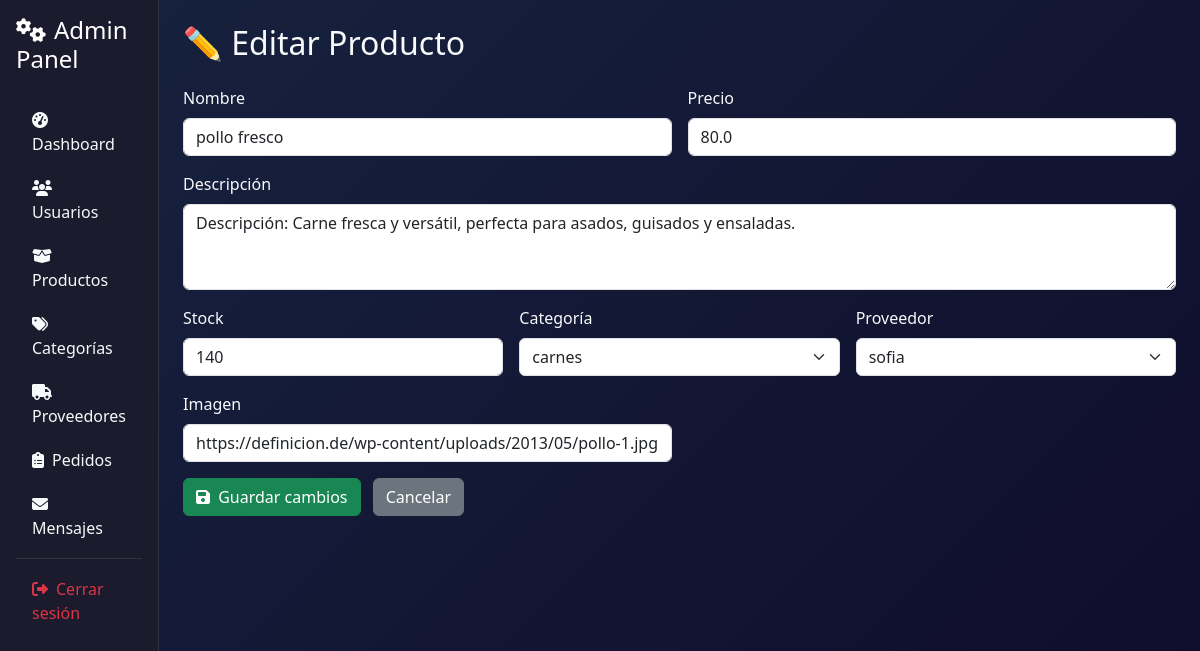
/productos/editar/3, run on an earlier commit of the app's database.
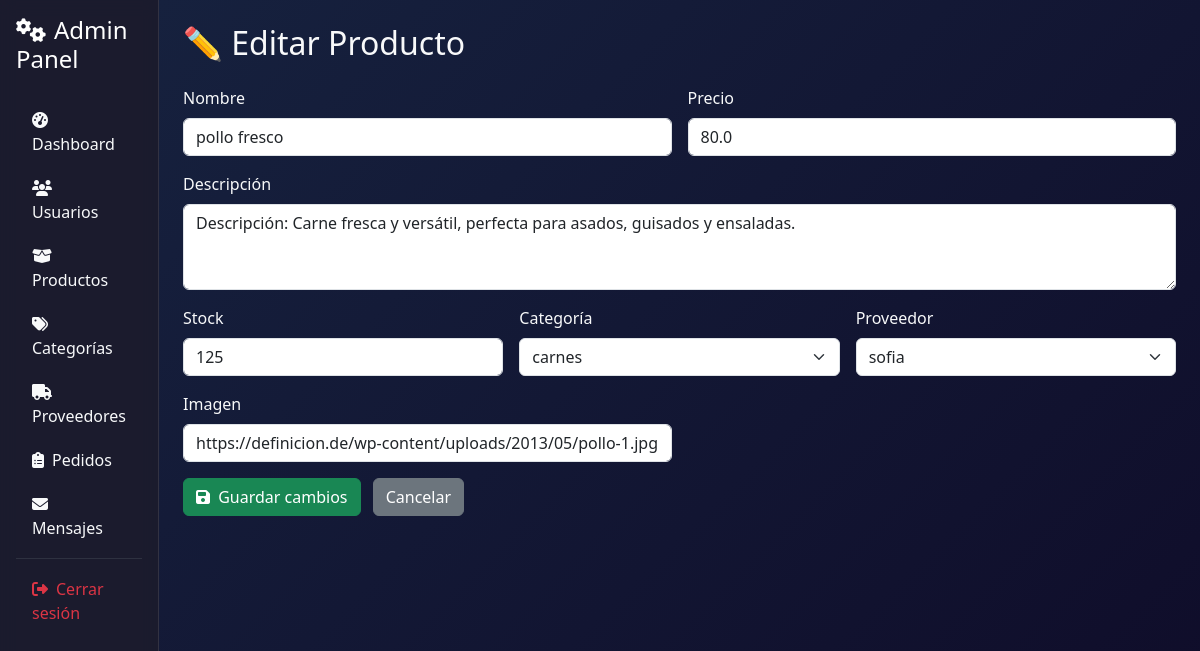
And on a later commit of the database.
### models/producto.py (models this page shows, shortened)
class Producto(db.Model):
    __tablename__ = 'productos'
    id = db.Column(db.Integer, primary_key=True)
    nombre = db.Column(db.String(100), nullable=False)
    descripcion = db.Column(db.Text)
    precio = db.Column(db.Float, nullable=False)
    stock = db.Column(db.Integer, nullable=False)
    imagen = db.Column(db.String(255))
    categoria_id = db.Column(db.Integer, db.ForeignKey('categorias.id'), nullable=False)
    proveedor_id = db.Column(db.Integer, db.ForeignKey('proveedores.id'), nullable=False)

### models/categoria.py (models this page shows, shortened)
class Categoria(db.Model):
    __tablename__ = 'categorias'
    id = db.Column(db.Integer, primary_key=True)
    nombre = db.Column(db.String(50), unique=True, nullable=False)
    productos = db.relationship('Producto', backref='categoria', lazy=True)

### models/proveedor.py (models this page shows, shortened)
class Proveedor(db.Model):
    __tablename__ = 'proveedores'
    id = db.Column(db.Integer, primary_key=True)
    nombre = db.Column(db.String(100), nullable=False)
    contacto = db.Column(db.String(100))
    productos = db.relationship('Producto', backref='proveedor', lazy=True)

### controllers/producto_controller.py (the view)
@producto_bp.route('/editar/<int:id>')
def editar(id):
    producto = Producto.query.get(id)
    if not producto:
        flash('Producto no encontrado.', 'danger')
        return redirect(url_for('producto.index'))
    categorias = Categoria.query.all()
    proveedores = Proveedor.query.all()
    return producto_view.editar(producto, categorias, proveedores)

### app.py (called while the page is built)
@app.context_processor
def inject_active_path():
    def is_active(path):
        return 'active' if request.path == path else ''
    return dict(is_active=is_active)

@app.context_processor
def cantidad_carrito():
    def contar_productos():
        if session.get('rol') == 'cliente' and session.get('id'):
            items = Carrito.query.filter_by(usuario_id=session['id']).all()
            return len(items)
        return 0
    return dict(cantidad_en_carrito=contar_productos())

### views/producto_view.py (called while the page is built)
def editar(producto, categorias, proveedores):
    return render_template('productos/editar.html', producto=producto, categorias=categorias, proveedores=proveedores)

### templates/productos/editar.html (shortened to what this page needs)
{% extends 'base_admin.html' %}
{% block content %}
<h2 class="mb-4">✏️ Editar Producto</h2>
<form action="{{ url_for('producto.actualizar', id=producto.id) }}" method="POST" class="row g-3">
  <div class="col-md-6">
    <label for="nombre" class="form-label">Nombre</label>
    <input type="text" class="form-control" id="nombre" name="nombre" value="{{ producto.nombre }}" required>
  </div>
  <div class="col-md-6">
    <label for="precio" class="form-label">Precio</label>
    <input type="number" step="0.01" class="form-control" id="precio" name="precio" value="{{ producto.precio }}" required>
  </div>
  <div class="col-md-12">
    <label for="descripcion" class="form-label">Descripción</label>
    <textarea class="form-control" id="descripcion" name="descripcion" rows="3">{{ producto.descripcion }}</textarea>
  </div>
  <div class="col-md-4">
    <label for="stock" class="form-label">Stock</label>
    <input type="number" class="form-control" id="stock" name="stock" value="{{ producto.stock }}" required>
  </div>
  <div class="col-md-4">
    <label for="categoria_id" class="form-label">Categoría</label>
    <select class="form-select" name="categoria_id" id="categoria_id" required>
      {% for c in categorias %}
      <option value="{{ c.id }}" {% if c.id == producto.categoria_id %}selected{% endif %}>{{ c.nombre }}</option>
      {% endfor %}
    </select>
  </div>
  <div class="col-md-4">
    <label for="proveedor_id" class="form-label">Proveedor</label>
    <select class="form-select" name="proveedor_id" id="proveedor_id" required>
      {% for p in proveedores %}
      <option value="{{ p.id }}" {% if p.id == producto.proveedor_id %}selected{% endif %}>{{ p.nombre }}</option>
      {% endfor %}
    </select>
  </div>
  <div class="col-md-6">
    <label for="imagen" class="form-label">Imagen</label>
    <input type="text" class="form-control" name="imagen" id="imagen" value="{{ producto.imagen }}">
  </div>
  <div class="col-12 mt-3">
    <button type="submit" class="btn btn-success"><i class="fas fa-save me-1"></i> Guardar cambios</button>
    <a href="{{ url_for('producto.index') }}" class="btn btn-secondary ms-2">Cancelar</a>
  </div>
</form>
{% endblock %}

What changed in the data, as far as the page shows it:
changed Producto "pollo fresco": stock "140" → "125"
